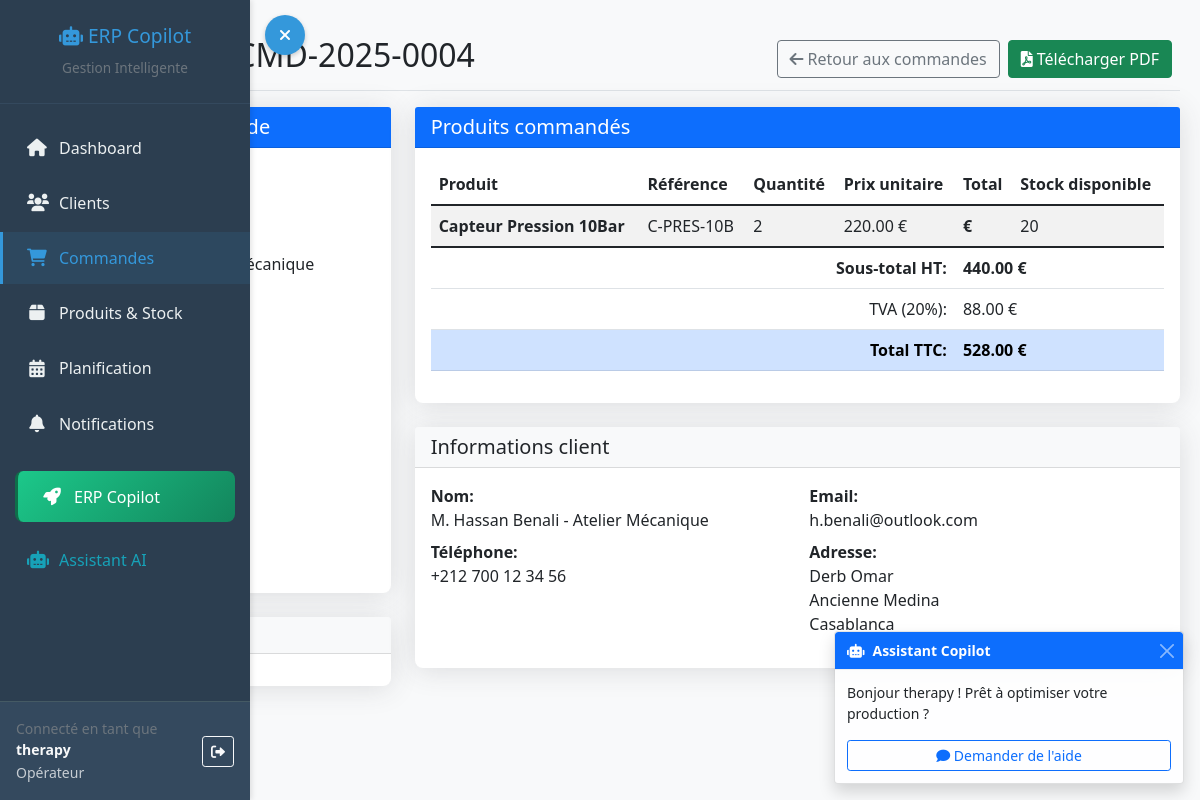
The app's page /orders/4/ (signed in), older data.
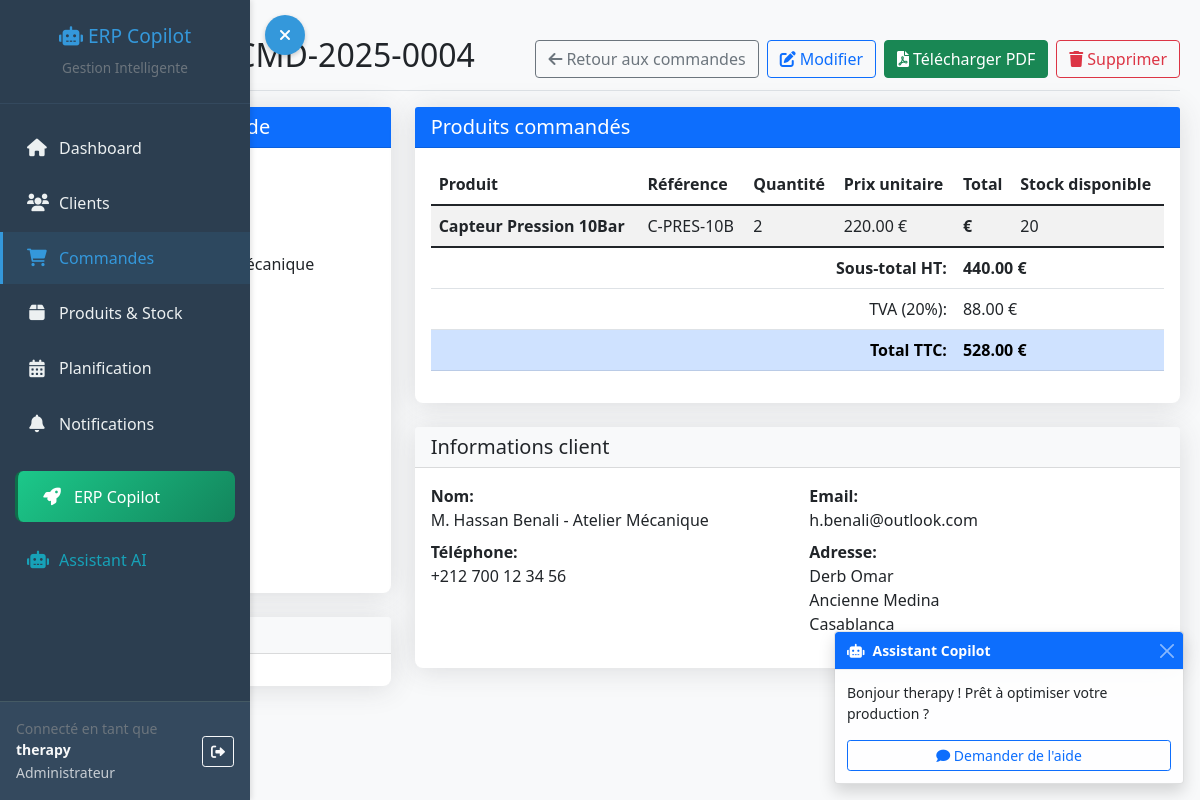
The same page, newer data.
### dashboard/models.py (models this page shows, shortened)
class CustomUser(AbstractUser):
    ROLE_CHOICES = [
        ('admin', 'Administrateur'),
        ('manager', 'Manager'),
        ('supervisor', 'Superviseur'),  # Rôle secondaire avec accès limité
        ('operator', 'Opérateur'),
    ]
    role = models.CharField(max_length=20, choices=ROLE_CHOICES, default='operator')
    phone = models.CharField(max_length=20, blank=True)

### dashboard/views.py (the view)
# urls.py: path('orders/<int:order_id>/', views.order_detail, name='order_detail'),
@login_required
def order_detail(request, order_id):
    order = get_object_or_404(Order, id=order_id)
    return render(request, 'dashboard/orders/order_detail.html', {'order': order})

### dashboard/models.py (called while the page is built)
    @property
    def is_delayed(self):
        return self.delivery_date < timezone.now().date() and self.status not in ['shipped', 'delivered', 'cancelled']

    @property
    def tva_amount(self):
        try:
            return float(self.total_amount) * 0.20
        except (TypeError, ValueError):
            return 0.0

    @property
    def total_ttc(self):
        try:
            return float(self.total_amount) * 1.20
        except (TypeError, ValueError):
            return 0.0

### templates/dashboard/orders/order_detail.html (shortened to what the changed rows need)
{% extends 'base.html' %}
{% block content %}
<div class="d-flex justify-content-between flex-wrap flex-md-nowrap align-items-center pt-3 pb-2 mb-3 border-bottom">
    <h1 class="h2">
        Commande {{ order.order_number }}
    </h1>
    <div class="btn-toolbar mb-2 mb-md-0">
        <a href="{% url 'order_list' %}" class="btn btn-outline-secondary me-2">
            <i class="fas fa-arrow-left me-1"></i>Retour aux commandes
        </a>
        {% if user.role == 'admin' or user.role == 'manager' or user.role == 'supervisor' %}
        <a href="{% url 'edit_order' order.id %}" class="btn btn-outline-primary me-2">
            <i class="fas fa-edit me-1"></i>Modifier
        </a>
        {% endif %}
        <a href="{% url 'download_invoice_pdf' order.id %}" class="btn btn-success me-2" target="_blank">
            <i class="fas fa-file-pdf me-1"></i>Télécharger PDF
        </a>
        {% if user.role == 'admin' or user.role == 'manager' or user.role == 'supervisor' %}
        <a href="{% url 'delete_order' order.id %}" class="btn btn-outline-danger">
            <i class="fas fa-trash me-1"></i>Supprimer
        </a>
        {% endif %}
    </div>
</div>
<div class="row">
    <div class="col-md-8">
        <div class="card shadow">
            <div class="card-body">
                <div class="table-responsive">
                    <table class="table table-striped">
                        <thead>
                            <tr>
                                <th>Produit</th>
                                <th>Référence</th>
                                <th>Quantité</th>
                                <th>Prix unitaire</th>
                                <th>Total</th>
                                <th>Stock disponible</th>
                            </tr>
                        </thead>
                    </table>
                </div>
            </div>
        </div>
    </div>
</div>
{% endblock %}

### templates/base.html (shortened to what the changed rows need)
<!DOCTYPE html>
<html lang="fr">
<head>
    <link href="https://cdn.jsdelivr.net/npm/bootstrap@5.1.3/dist/css/bootstrap.min.css" rel="stylesheet">
    <link href="https://cdnjs.cloudflare.com/ajax/libs/font-awesome/6.0.0/css/all.min.css" rel="stylesheet">
</head>
<body>
    <nav class="sidebar" id="sidebar">
        <div class="sidebar-sticky">
            <div class="user-info-container">
                <div class="d-flex align-items-center">
                    <div class="flex-grow-1">
                        <small class="text-muted d-block">Connecté en tant que</small>
                        <div class="fw-bold text-light small">{{ user.username }}</div>
                        {% if user.role %}
                        <small class="text-light opacity-75">{{ user.get_role_display }}</small>
                        {% endif %}
                    </div>
                </div>
            </div>
        </div>
    </nav>
    <main id="mainContent">
        {% block content %}
        {% endblock %}
    </main>
    <div class="position-fixed bottom-0 end-0 m-3" style="z-index: 1050;">
        <div class="toast show" role="alert" id="copilotToast">
            <div class="toast-body">
                <p>Bonjour {{ user.username }} ! Prêt à optimiser votre production ?</p>
                <button class="btn btn-sm btn-outline-primary w-100" onclick="showCopilotHelp()">
                    <i class="fas fa-comment"></i> Demander de l'aide
                </button>
            </div>
        </div>
    </div>
</body>
</html>

Row changes from the older to the newer data that the page shows:
changed CustomUser "therapy": role "Opérateur" → "Administrateur"
Text that changed along with them:
text now shown: "Modifier Supprimer"
